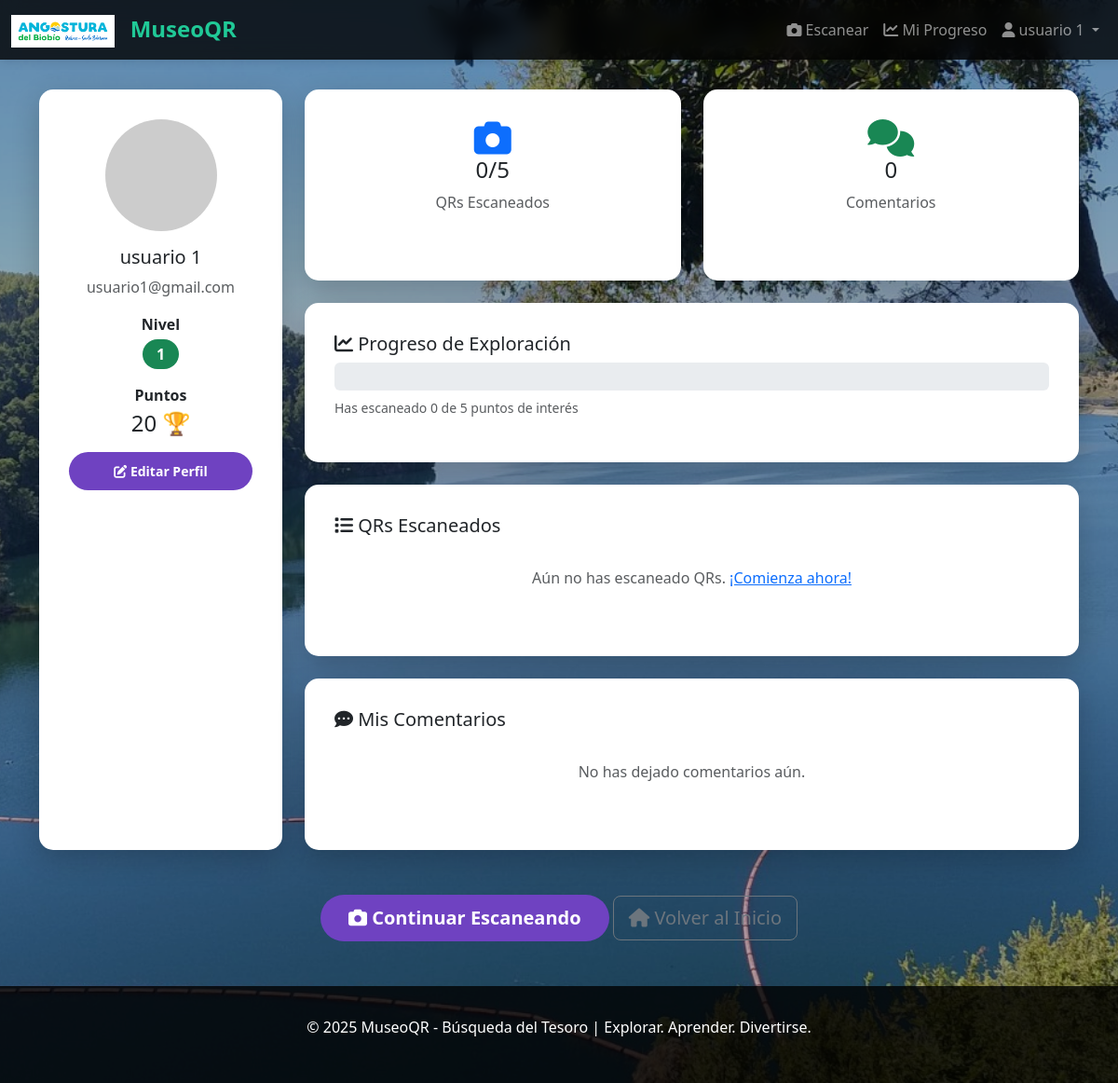
Page /mi-progreso/ (signed in) on the committed database.
### qrmuseum/models.py (models this page shows, shortened)
class MuseoConfig(models.Model):
    nombre = models.CharField(max_length=150, default="Mi Museo")
    descripcion = models.TextField(blank=True)
    ubicacion = models.CharField(max_length=255, blank=True)
    imagen_logo = models.ImageField(upload_to='logos/', blank=True, null=True)
    imagen_fondo = models.ImageField(upload_to='backgrounds/', blank=True, null=True, help_text="Imagen de fondo para la página")
    fecha_creacion = models.DateTimeField(auto_now_add=True)
    fecha_actualizacion = models.DateTimeField(auto_now=True)
    class Meta:
        verbose_name = 'Configuración del Museo'
        verbose_name_plural = 'Configuración del Museo'

class UsuarioMuseo(models.Model):
    usuario = models.OneToOneField(User, on_delete=models.CASCADE, related_name='perfil_museo')
    apodo_juego = models.CharField(max_length=100, blank=True)
    avatar = models.ImageField(upload_to='avatares/', blank=True, null=True)
    puntos = models.IntegerField(default=0)  #  AQUI SE GUARDA EL PUNTAJE - Se actualiza en views.py procesar_qr()
    nivel = models.IntegerField(default=1)
    total_qrs_escaneados = models.IntegerField(default=0)
    total_comentarios = models.IntegerField(default=0)
    fecha_registro = models.DateTimeField(auto_now_add=True)
    fecha_ultimo_acceso = models.DateTimeField(auto_now=True)
    class Meta:
        verbose_name = 'Usuario Museo'
        verbose_name_plural = 'Usuarios Museo'

### qrmuseum/views.py (the view)
# urls.py: path('mi-progreso/', views.mi_progreso, name='mi_progreso'),
@login_required(login_url='login')
def mi_progreso(request):
    usuario_museo = request.user.perfil_museo if hasattr(request.user, 'perfil_museo') else None
    progreso_qrs = ProgresoUsuario.objects.filter(usuario=request.user).select_related('qr_visitado')
    comentarios = Comentario.objects.filter(usuario=request.user).select_related('contenido_qr')
    total_qrs = QRCode.objects.filter(activo=True).count()
    escaneados = progreso_qrs.count()
    porcentaje = (escaneados / total_qrs * 100) if total_qrs > 0 else 0
    data = {
        'usuario_museo': usuario_museo,
        'progreso_qrs': progreso_qrs,
        'comentarios': comentarios,
        'total_qrs': total_qrs,
        'escaneados': escaneados,
        'porcentaje': int(porcentaje)
    }
    return render(request, 'mi_progreso.html', data)

### qrmuseum/context_processors.py (called while the page is built)
def museo_global(request):
    try:
        museo = MuseoConfig.objects.first()
    except:
        museo = None
    return {
        'museo': museo
    }

### templates/mi_progreso.html (shortened to what this page needs)
{% extends 'base.html' %}
{% block content %}
<div class="container">
    <div class="row">
        <div class="col-md-3 mb-4">
            <div class="card content-box h-100">
                <div class="text-center">
                    <img src="{% if usuario_museo.avatar %}{{ usuario_museo.avatar.url }}{% else %}https://via.placeholder.com/150{% endif %}"
                         alt="Avatar" class="rounded-circle mb-3" style="width: 120px; height: 120px; object-fit: cover;">
                    <h5>{{ user.first_name | default:user.username }}</h5>
                    <p class="text-muted">{{ user.email }}</p>
                    {% if usuario_museo %}
                        <div class="mb-3">
                            <p class="mb-1"><strong>Nivel</strong></p>
                            <span class="badge bg-success" style="font-size: 1rem;">{{ usuario_museo.nivel }}</span>
                        </div>
                        <div class="mb-3">
                            <p class="mb-1"><strong>Puntos</strong></p>
                            <h4>{{ usuario_museo.puntos }} 🏆</h4>
                        </div>
                    {% endif %}
                    <a href="{% url 'editar_perfil' %}" class="btn btn-sm btn-primary w-100">
                        <i class="fas fa-edit"></i> Editar Perfil
                    </a>
                </div>
            </div>
        </div>
        <div class="col-md-9">
            <div class="row mb-4">
                <div class="col-md-6">
                    <div class="card content-box text-center h-100">
                        <i class="fas fa-camera text-primary" style="font-size: 2.5rem;"></i>
                        <h4>{{ escaneados }}/{{ total_qrs }}</h4>
                        <p class="text-muted">QRs Escaneados</p>
                    </div>
                </div>
                <div class="col-md-6">
                    <div class="card content-box text-center h-100">
                        <i class="fas fa-comments text-success" style="font-size: 2.5rem;"></i>
                        <h4>{{ comentarios|length }}</h4>
                        <p class="text-muted">Comentarios</p>
                    </div>
                </div>
            </div>
            <div class="card content-box mb-4">
                <h5><i class="fas fa-chart-line"></i> Progreso de Exploración</h5>
                <div class="progress mb-2" style="height: 30px;">
                </div>
                <p class="text-muted small">Has escaneado {{ escaneados }} de {{ total_qrs }} puntos de interés</p>
            </div>
            <div class="card content-box mb-4">
                <h5><i class="fas fa-list"></i> QRs Escaneados</h5>
                {% if progreso_qrs %}
                    <div class="list-group">
                        {% for item in progreso_qrs %}
                            <a href="{% url 'contenido_qr' item.qr_visitado.id_unico %}" class="list-group-item list-group-item-action">
                                <div class="d-flex justify-content-between align-items-start">
                                    <div>
                                        <h6 class="mb-1">{{ item.qr_visitado.numero_secuencial }}. {{ item.qr_visitado.titulo }}</h6>
                                        <p class="text-muted small mb-0">{{ item.qr_visitado.ubicacion }}</p>
                                    </div>
                                    <small class="text-muted">{{ item.fecha_visita|date:"d/m/Y" }}</small>
                                </div>
                            </a>
                        {% endfor %}
                    </div>
                {% else %}
                    <p class="text-muted text-center py-4">Aún no has escaneado QRs. <a href="{% url 'escanear_qr' %}">¡Comienza ahora!</a></p>
                {% endif %}
            </div>
            <div class="card content-box">
                <h5><i class="fas fa-comment-dots"></i> Mis Comentarios</h5>
                {% if comentarios %}
                    {% for comentario in comentarios %}
                        <div class="card mb-3 border-0" style="background: #f8f9fa;">
                            <div class="card-body">
                                <div class="d-flex justify-content-between">
                                    <div>
                                        <h6 class="card-title">{{ comentario.contenido_qr.qr.titulo }}</h6>
                                        <p class="text-warning mb-2">
                                            {% for i in "12345" %}
                                                {% if forloop.counter <= comentario.calificacion %}
                                                    ⭐
                                                {% else %}
                                                    ☆
                                                {% endif %}
                                            {% endfor %}
                                        </p>
                                    </div>
                                    <small class="text-muted">{{ comentario.fecha_creacion|date:"d/m/Y H:i" }}</small>
                                </div>
                                <p class="card-text">{{ comentario.texto }}</p>
                                {% if not comentario.moderado %}
                                    <span class="badge bg-warning">Pendiente de moderación</span>
                                {% endif %}
                            </div>
                        </div>
                    {% endfor %}
                {% else %}
                    <p class="text-muted text-center py-4">No has dejado comentarios aún.</p>
                {% endif %}
            </div>
        </div>
    </div>
    <div class="row mt-4">
        <div class="col-md-12 text-center">
            <a href="{% url 'escanear_qr' %}" class="btn btn-primary btn-lg">
                <i class="fas fa-camera"></i> Continuar Escaneando
            </a>
            <a href="{% url 'inicio' %}" class="btn btn-outline-secondary btn-lg">
                <i class="fas fa-home"></i> Volver al Inicio
            </a>
        </div>
    </div>
</div>
{% endblock %}

### templates/base.html (shortened to what this page needs)
<!DOCTYPE html>
<html lang="es">
<head>
    <link href="https://cdn.jsdelivr.net/npm/bootstrap@5.3.0/dist/css/bootstrap.min.css" rel="stylesheet">
    <link rel="stylesheet" href="https://cdnjs.cloudflare.com/ajax/libs/font-awesome/6.0.0/css/all.min.css">
</head>
<body>
    <nav class="navbar navbar-expand-lg navbar-dark">
        <div class="container-fluid">
            <a class="navbar-brand nav-brand" href="{% url 'inicio' %}">
                {% if museo.imagen_logo %}
                    <img src="{{ museo.imagen_logo.url }}" alt="Logo" style="height: 35px; margin-right: 10px; vertical-align: middle;">
                {% else %}
                    <i class="fas fa-museum"></i>
                {% endif %}
                MuseoQR
            </a>
            <div class="collapse navbar-collapse" id="navbarNav">
                <ul class="navbar-nav ms-auto">
                    {% if user.is_authenticated %}
                        <li class="nav-item">
                            <a class="nav-link" href="{% url 'escanear_qr' %}">
                                <i class="fas fa-camera"></i> Escanear
                            </a>
                        </li>
                        <li class="nav-item">
                            <a class="nav-link" href="{% url 'mi_progreso' %}">
                                <i class="fas fa-chart-line"></i> Mi Progreso
                            </a>
                        </li>
                        <li class="nav-item dropdown">
                            <a class="nav-link dropdown-toggle" href="#" id="userDropdown" role="button" data-bs-toggle="dropdown">
                                <i class="fas fa-user"></i> {{ user.first_name | default:user.username }}
                            </a>
                        </li>
                    {% endif %}
                </ul>
            </div>
        </div>
    </nav>
    <div class="container-main">
        {% block content %}{% endblock %}
    </div>
    <footer class="footer">
        <p>&copy; 2025 MuseoQR - Búsqueda del Tesoro | Explorar. Aprender. Divertirse.</p>
    </footer>
</body>
</html>

### rows in the picture
MuseoConfig: imagen_logo (picture)
UsuarioMuseo: nivel "1", puntos "20"

### other values in the picture
{{ user.first_name | default:user.username }} "usuario 1"
{{ user.email }} "usuario1@gmail.com"
{{ escaneados }} "0"
{{ total_qrs }} "5"
{{ comentarios|length }} "0"
